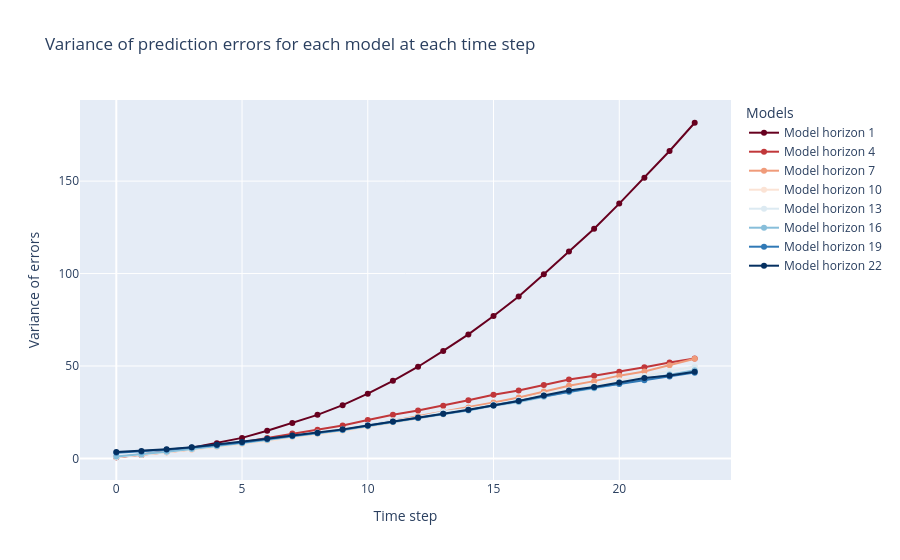
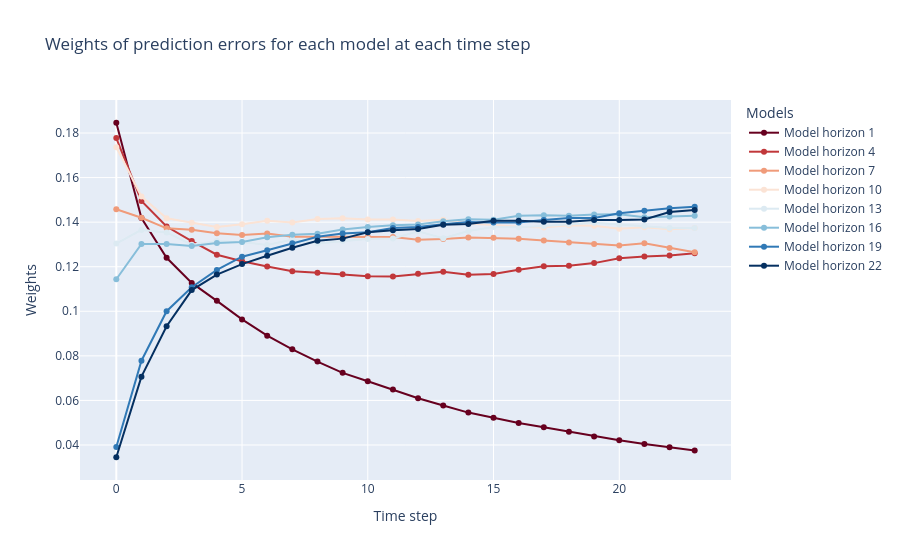

The cell these charts' notebook holds for them, in order:
### Code cell
mheme_tcn_hahl.visualize_variances()
mheme_tcn_hahl.visualize_weights(None)
mheme_tcn_hahl.visualize_errors(None)

### Figure 1 — Plotly figure (JSON) as saved in the notebook; plotly's stock layout.template omitted (floating-point values rounded to 4 significant figures)
{"data": [{"line": {"color": "rgb(103, 0, 31)", "width": 2}, "mode": "lines+markers", "name": "Model horizon 1", "type": "scatter", "x": [0, 1, 2, 3, 4, 5, 6, 7, 8, 9, 10, 11, 12, 13, 14, 15, 16, 17, 18, 19, 20, 21, 22, 23], "y": [0.6423, 2.004, 3.745, 5.835, 8.282, 11.12, 14.98, 19.13, 23.59, 28.81, 35.05, 41.99, 49.6, 58.15, 67.1, 77.02, 87.56, 99.58, 112.0, 124.2, 137.8, 151.8, 166.3, 181.6]}, {"line": {"color": "rgb(193, 55, 58)", "width": 2}, "mode": "lines+markers", "name": "Model horizon 4", "type": "scatter", "x": [0, 1, 2, 3, 4, 5, 6, 7, 8, 9, 10, 11, 12, 13, 14, 15, 16, 17, 18, 19, 20, 21, 22, 23], "y": [0.6672, 1.902, 3.365, 5.003, 6.915, 8.754, 11.11, 13.44, 15.56, 17.87, 20.79, 23.6, 25.88, 28.52, 31.43, 34.45, 36.77, 39.73, 42.7, 44.75, 46.85, 49.28, 51.86, 54.11]}, {"line": {"color": "rgb(240, 155, 122)", "width": 2}, "mode": "lines+markers", "name": "Model horizon 7", "type": "scatter", "x": [0, 1, 2, 3, 4, 5, 6, 7, 8, 9, 10, 11, 12, 13, 14, 15, 16, 17, 18, 19, 20, 21, 22, 23], "y": [0.8135, 2.002, 3.385, 4.816, 6.42, 7.982, 9.891, 11.89, 13.68, 15.62, 18.03, 20.46, 22.88, 25.36, 27.49, 30.23, 32.92, 36.23, 39.29, 41.81, 44.79, 47.03, 50.46, 53.89]}, {"line": {"color": "rgb(251, 227, 213)", "width": 2}, "mode": "lines+markers", "name": "Model horizon 10", "type": "scatter", "x": [0, 1, 2, 3, 4, 5, 6, 7, 8, 9, 10, 11, 12, 13, 14, 15, 16, 17, 18, 19, 20, 21, 22, 23], "y": [0.6831, 1.876, 3.277, 4.709, 6.292, 7.705, 9.488, 11.34, 12.92, 14.7, 17.03, 19.32, 21.52, 23.79, 26.25, 28.98, 31.62, 34.71, 37.12, 39.32, 42.31, 44.6, 47.36, 49.63]}, {"line": {"color": "rgb(220, 234, 242)", "width": 2}, "mode": "lines+markers", "name": "Model horizon 13", "type": "scatter", "x": [0, 1, 2, 3, 4, 5, 6, 7, 8, 9, 10, 11, 12, 13, 14, 15, 16, 17, 18, 19, 20, 21, 22, 23], "y": [0.9092, 2.082, 3.431, 5.066, 6.592, 8.176, 10.28, 12.0, 14.0, 15.85, 18.16, 20.56, 22.25, 25.28, 26.91, 29.17, 31.67, 34.53, 36.98, 38.95, 41.75, 44.41, 47.17, 49.65]}, {"line": {"color": "rgb(135, 190, 218)", "width": 2}, "mode": "lines+markers", "name": "Model horizon 16", "type": "scatter", "x": [0, 1, 2, 3, 4, 5, 6, 7, 8, 9, 10, 11, 12, 13, 14, 15, 16, 17, 18, 19, 20, 21, 22, 23], "y": [1.037, 2.183, 3.567, 5.086, 6.638, 8.173, 10.01, 11.8, 13.55, 15.25, 17.45, 19.67, 21.76, 23.92, 25.89, 28.49, 30.53, 33.35, 36.0, 37.93, 40.39, 43.18, 45.47, 47.74]}, {"line": {"color": "rgb(48, 121, 182)", "width": 2}, "mode": "lines+markers", "name": "Model horizon 19", "type": "scatter", "x": [0, 1, 2, 3, 4, 5, 6, 7, 8, 9, 10, 11, 12, 13, 14, 15, 16, 17, 18, 19, 20, 21, 22, 23], "y": [3.035, 3.653, 4.643, 5.939, 7.312, 8.607, 10.47, 12.15, 13.68, 15.45, 17.76, 19.86, 21.93, 24.15, 26.13, 28.75, 31.2, 33.87, 36.26, 38.36, 40.27, 42.29, 44.33, 46.41]}, {"line": {"color": "rgb(5, 48, 97)", "width": 2}, "mode": "lines+markers", "name": "Model horizon 22", "type": "scatter", "x": [0, 1, 2, 3, 4, 5, 6, 7, 8, 9, 10, 11, 12, 13, 14, 15, 16, 17, 18, 19, 20, 21, 22, 23], "y": [3.438, 4.023, 4.978, 6.007, 7.444, 8.843, 10.68, 12.35, 13.87, 15.72, 17.76, 20.0, 22.08, 24.18, 26.29, 28.59, 31.03, 34.05, 36.69, 38.61, 41.13, 43.47, 44.85, 46.89]}], "layout": {"legend": {"title": {"text": "Models"}}, "title": {"text": "Variance of prediction errors for each model at each time step"}, "xaxis": {"title": {"text": "Time step"}}, "yaxis": {"title": {"text": "Variance of errors"}}}}

### Figure 2 — Plotly figure (JSON) as saved in the notebook; plotly's stock layout.template omitted (floating-point values rounded to 4 significant figures)
{"data": [{"line": {"color": "rgb(103, 0, 31)", "width": 2}, "mode": "lines+markers", "name": "Model horizon 1", "type": "scatter", "x": [0, 1, 2, 3, 4, 5, 6, 7, 8, 9, 10, 11, 12, 13, 14, 15, 16, 17, 18, 19, 20, 21, 22, 23], "y": [0.1846, 0.1419, 0.124, 0.1127, 0.1047, 0.09637, 0.08904, 0.08295, 0.07742, 0.07236, 0.06861, 0.06495, 0.06095, 0.05774, 0.05453, 0.0522, 0.04982, 0.04794, 0.04594, 0.04381, 0.04208, 0.04043, 0.03897, 0.03755]}, {"line": {"color": "rgb(193, 55, 58)", "width": 2}, "mode": "lines+markers", "name": "Model horizon 4", "type": "scatter", "x": [0, 1, 2, 3, 4, 5, 6, 7, 8, 9, 10, 11, 12, 13, 14, 15, 16, 17, 18, 19, 20, 21, 22, 23], "y": [0.1777, 0.1495, 0.138, 0.1315, 0.1254, 0.1224, 0.1201, 0.118, 0.1173, 0.1167, 0.1157, 0.1156, 0.1168, 0.1177, 0.1164, 0.1167, 0.1186, 0.1202, 0.1205, 0.1216, 0.1238, 0.1246, 0.125, 0.126]}, {"line": {"color": "rgb(240, 155, 122)", "width": 2}, "mode": "lines+markers", "name": "Model horizon 7", "type": "scatter", "x": [0, 1, 2, 3, 4, 5, 6, 7, 8, 9, 10, 11, 12, 13, 14, 15, 16, 17, 18, 19, 20, 21, 22, 23], "y": [0.1458, 0.142, 0.1372, 0.1366, 0.135, 0.1342, 0.1349, 0.1335, 0.1335, 0.1335, 0.1334, 0.1333, 0.1321, 0.1324, 0.1331, 0.133, 0.1325, 0.1318, 0.1309, 0.1302, 0.1295, 0.1305, 0.1285, 0.1265]}, {"line": {"color": "rgb(251, 227, 213)", "width": 2}, "mode": "lines+markers", "name": "Model horizon 10", "type": "scatter", "x": [0, 1, 2, 3, 4, 5, 6, 7, 8, 9, 10, 11, 12, 13, 14, 15, 16, 17, 18, 19, 20, 21, 22, 23], "y": [0.1736, 0.1515, 0.1417, 0.1397, 0.1378, 0.1391, 0.1406, 0.1399, 0.1414, 0.1418, 0.1412, 0.1412, 0.1405, 0.1411, 0.1394, 0.1387, 0.138, 0.1375, 0.1386, 0.1384, 0.1371, 0.1377, 0.1369, 0.1374]}, {"line": {"color": "rgb(220, 234, 242)", "width": 2}, "mode": "lines+markers", "name": "Model horizon 13", "type": "scatter", "x": [0, 1, 2, 3, 4, 5, 6, 7, 8, 9, 10, 11, 12, 13, 14, 15, 16, 17, 18, 19, 20, 21, 22, 23], "y": [0.1304, 0.1365, 0.1354, 0.1299, 0.1315, 0.1311, 0.1298, 0.1322, 0.1305, 0.1315, 0.1324, 0.1326, 0.1359, 0.1328, 0.136, 0.1378, 0.1377, 0.1383, 0.1391, 0.1397, 0.1389, 0.1382, 0.1374, 0.1373]}, {"line": {"color": "rgb(135, 190, 218)", "width": 2}, "mode": "lines+markers", "name": "Model horizon 16", "type": "scatter", "x": [0, 1, 2, 3, 4, 5, 6, 7, 8, 9, 10, 11, 12, 13, 14, 15, 16, 17, 18, 19, 20, 21, 22, 23], "y": [0.1144, 0.1302, 0.1302, 0.1293, 0.1306, 0.1311, 0.1332, 0.1344, 0.1348, 0.1367, 0.1378, 0.1386, 0.1389, 0.1404, 0.1413, 0.1411, 0.1429, 0.1431, 0.1429, 0.1435, 0.1436, 0.1422, 0.1426, 0.1428]}, {"line": {"color": "rgb(48, 121, 182)", "width": 2}, "mode": "lines+markers", "name": "Model horizon 19", "type": "scatter", "x": [0, 1, 2, 3, 4, 5, 6, 7, 8, 9, 10, 11, 12, 13, 14, 15, 16, 17, 18, 19, 20, 21, 22, 23], "y": [0.03907, 0.07782, 0.1, 0.1108, 0.1186, 0.1245, 0.1274, 0.1306, 0.1335, 0.1349, 0.1354, 0.1373, 0.1378, 0.139, 0.14, 0.1398, 0.1398, 0.141, 0.1419, 0.1419, 0.144, 0.1452, 0.1462, 0.1469]}, {"line": {"color": "rgb(5, 48, 97)", "width": 2}, "mode": "lines+markers", "name": "Model horizon 22", "type": "scatter", "x": [0, 1, 2, 3, 4, 5, 6, 7, 8, 9, 10, 11, 12, 13, 14, 15, 16, 17, 18, 19, 20, 21, 22, 23], "y": [0.03449, 0.07067, 0.09331, 0.1095, 0.1165, 0.1212, 0.1249, 0.1285, 0.1316, 0.1326, 0.1354, 0.1364, 0.1369, 0.1388, 0.1392, 0.1406, 0.1406, 0.1402, 0.1402, 0.1409, 0.141, 0.1412, 0.1445, 0.1454]}], "layout": {"legend": {"title": {"text": "Models"}}, "title": {"text": "Weights of prediction errors for each model at each time step"}, "xaxis": {"title": {"text": "Time step"}}, "yaxis": {"title": {"text": "Weights"}}}}
